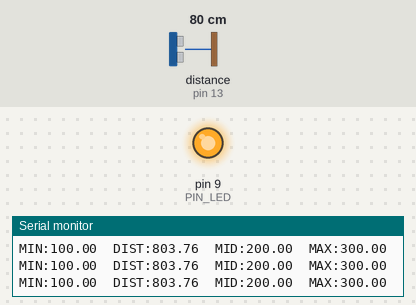
Bench run of a sketch on a simulated Arduino Uno, built with avr-gcc and run on an emulated ATmega328P. Parts: output pins drawn as LEDs (lit = HIGH), the last lines printed to the serial monitor. Wiring (inferred from the names in the program): ultrasonic range finder: trigger pin 12; echo pin 13. The inputs (shaded band) are chosen by the test bench; at power-on: distance to the obstacle (sensor on pin 13) 80 cm. The echo pulse lasts 58.3 µs per cm; pins used as bus, display or sensor lines are not drawn.

Above: at 1.2 s.
1.3 s: distance to the obstacle (sensor on pin 13) set to 18 cm
At 1.6 s:
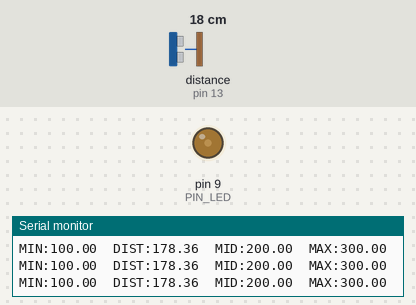
4.3 s: distance to the obstacle (sensor on pin 13) set to 2 cm
Timing chart, 0 to 7.3 s (numbered marks = the images above; inputs shaded):
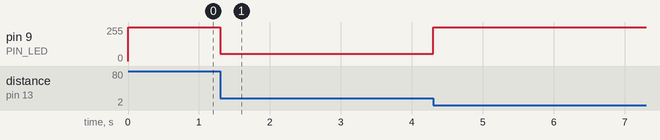

Measured:
- after the input at 1.3 s, pin 9 (PIN_LED): 255/255 → 55/255 at once, then repeats every 0.72 s: 54/255 0.03 s, 55/255 0.02 s, 54/255 0.03 s, 55/255 0.65 s

The sketch:

08_example_2.ino
```cpp
// Arduino pin assignment
#define PIN_LED  9
#define PIN_TRIG 12
#define PIN_ECHO 13

// configurable parameters
#define SND_VEL 346.0
#define INTERVAL 25
#define PULSE_DURATION 10

#define _DIST_MIN 100.0
#define _DIST_MID 200.0
#define _DIST_MAX 300.0

#define TIMEOUT ((INTERVAL * 1000UL) / 2)
#define SCALE (0.001 * 0.5 * SND_VEL)

unsigned long last_sampling_time = 0;

void setup()
{
  pinMode(PIN_LED, OUTPUT);
  pinMode(PIN_TRIG, OUTPUT);
  pinMode(PIN_ECHO, INPUT);

  digitalWrite(PIN_TRIG, LOW);

  // LED OFF
  analogWrite(PIN_LED, 255);

  Serial.begin(57600);
}

void loop()
{
  float distance;
  int led_value;

  // 25ms sampling
  if ((millis() - last_sampling_time) < INTERVAL)
    return;

  last_sampling_time += INTERVAL;

  // distance measurement
  distance = USS_measure(PIN_TRIG, PIN_ECHO);

  // -----------------------------
  // LED brightness control
  // -----------------------------

  if ((distance == 0.0) ||
      (distance <= _DIST_MIN) ||
      (distance >= _DIST_MAX))
  {
    // 100mm 이하 또는 300mm 이상
    led_value = 255;       // LED OFF
  }
  else if (distance <= _DIST_MID)
  {
    // 100mm -> 200mm
    // OFF -> 최대 밝기

    led_value = (int)(
      255.0 -
      ((distance - _DIST_MIN) /
       (_DIST_MID - _DIST_MIN) * 255.0)
    );
  }
  else
  {
    // 200mm -> 300mm
    // 최대 밝기 -> OFF

    led_value = (int)(
      ((distance - _DIST_MID) /
       (_DIST_MAX - _DIST_MID)) * 255.0
    );
  }

  analogWrite(PIN_LED, led_value);


  // -----------------------------
  // Serial Plotter
  // -----------------------------
  Serial.print("MIN:");
  Serial.print(_DIST_MIN);

  Serial.print("\tDIST:");
  Serial.print(distance);

  Serial.print("\tMID:");
  Serial.print(_DIST_MID);

  Serial.print("\tMAX:");
  Serial.println(_DIST_MAX);
}


// get distance in millimeter
float USS_measure(int TRIG, int ECHO)
{
  digitalWrite(TRIG, HIGH);
  delayMicroseconds(PULSE_DURATION);
  digitalWrite(TRIG, LOW);

  return pulseIn(ECHO, HIGH, TIMEOUT) * SCALE;
}
```
